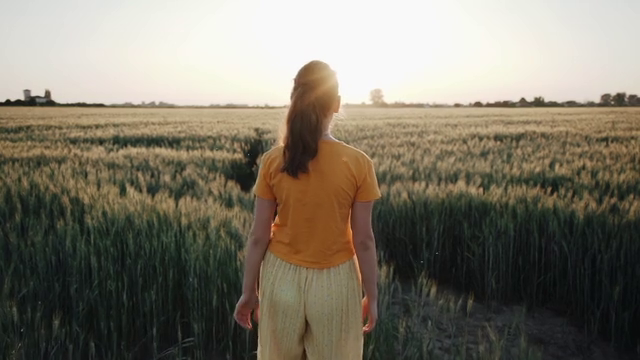
#> input picture frame 81 of Sample images and videos/production ID-4524598.mp4, 640 x 360 px
$ python ReadImage.py
#> lines starting #> are read from the running program, lines starting #| are printed output that depends on the picture
#> further down, frame is the input picture: shape (360, 640, 3); mean B, G, R 103.5, 117.6, 124.1
### Resize_rescale.py
import cv2 as cv
#resize height & width of given frames or photos
def rescaleFrame(frame, scalewidth = .75, scalehight = .75):
#> called with scalewidth = 1, scalehight = 0.4
    width = int(frame.shape[1] * scalewidth)
#> width = 640
    height = int(frame.shape[0] * scalehight)
#> height = 144
    dimensions = (width,height)
#> dimensions = (640, 144)
    return cv.resize(frame, dimensions, interpolation=cv.INTER_AREA)
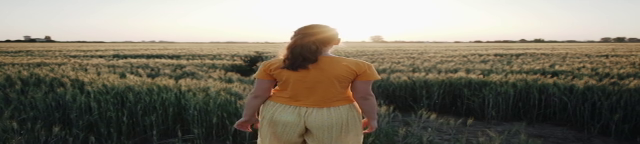
#> returned value: shape (144, 640, 3); mean of channels 0, 1, 2 103.5, 117.6, 124.2; drawn as B, G, R

### ReadImage.py
import cv2 as cv

from Resize_rescale import rescaleFrame

#img = cv.imread('Sample images and videos\L1.jpg')
#cv.imshow('Lion', img)
#cv.waitKey(0)

capture = cv.VideoCapture('Sample images and videos\production ID-4524598.mp4')
while True:
    isTrue , frame = capture.read()
    cv.imshow('Video',frame)
    cv.imshow('Video Resized', rescaleFrame(frame, scalewidth=1, scalehight=.4) )
    if cv.waitKey(20) & 0xFF==ord('d'):
#> (key Esc is pressed here)
        break
capture.release()
cv.destroyAllWindows()

$ run again, starting later in the video
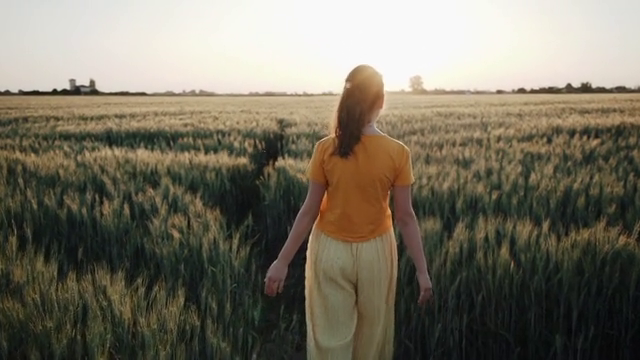
#> input picture frame 366 of Sample images and videos/production ID-4524598.mp4, 640 x 360 px
#> frame is the input picture: shape (360, 640, 3); mean B, G, R 96.8, 111.9, 118
#> in rescaleFrame, `return cv.resize(frame, dimensions, interpolation=cv.INTER_AREA)`:
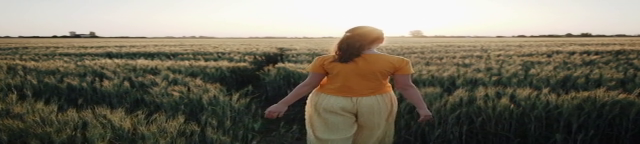
#> returned value: shape (144, 640, 3); mean of channels 0, 1, 2 96.8, 111.9, 118; drawn as B, G, R

$ run again, starting later in the video
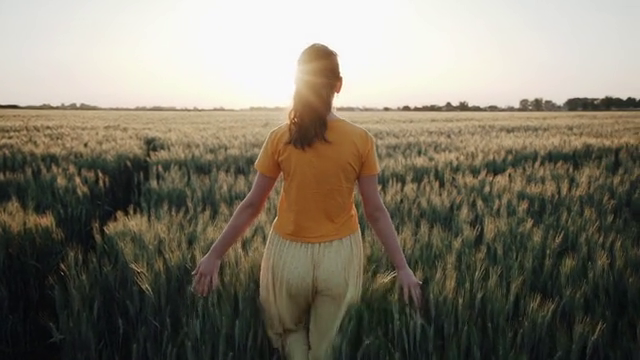
#> input picture frame 652 of Sample images and videos/production ID-4524598.mp4, 640 x 360 px
#> frame is the input picture: shape (360, 640, 3); mean B, G, R 103.7, 118.5, 124.9
#> in rescaleFrame, `return cv.resize(frame, dimensions, interpolation=cv.INTER_AREA)`:
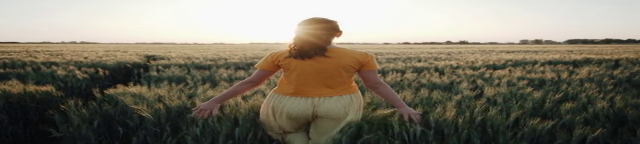
#> returned value: shape (144, 640, 3); mean of channels 0, 1, 2 103.7, 118.5, 124.9; drawn as B, G, R
